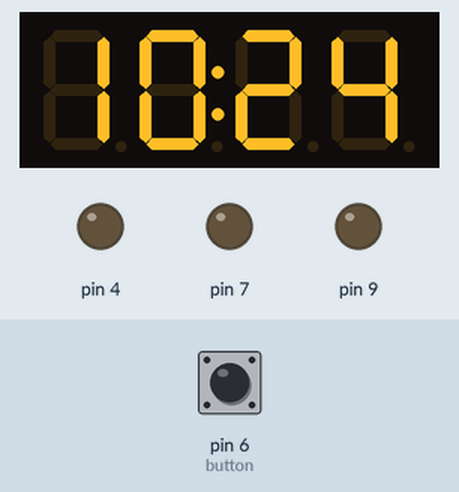
A sketch run on a simulated Arduino Nano, built with avr-gcc and run on an emulated ATmega328P. Shown: 16×9 character LCD, 4-digit seven-segment display, output pins drawn as LEDs (lit = HIGH). Inputs (shaded band) come from the test bench; at power-on: pin 6 (button) LOW. The local clock reads 2024-03-15 10:24:30 at power-on unless the sketch sets it; storage starts empty.

Above: at 4.3 s.
4.4 s: pin 6 (button) pulled HIGH for 0.15 s
At 4.99 s:
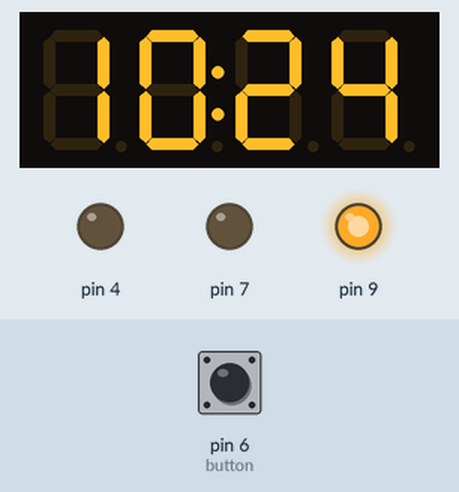
5.1 s: pin 6 (button) pulled HIGH for 3.2 s
At 5.2 s:
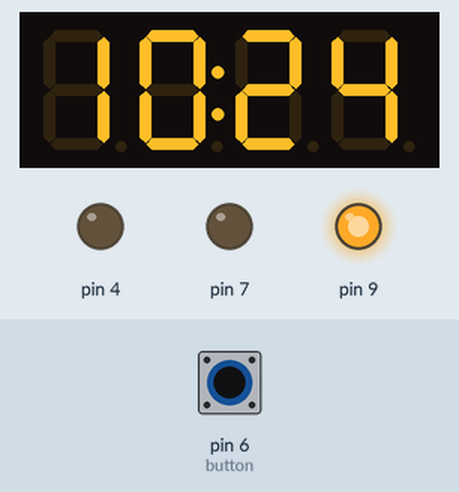
18.8 s: pin 6 (button) pulled HIGH for 1 s
At 19.3 s:
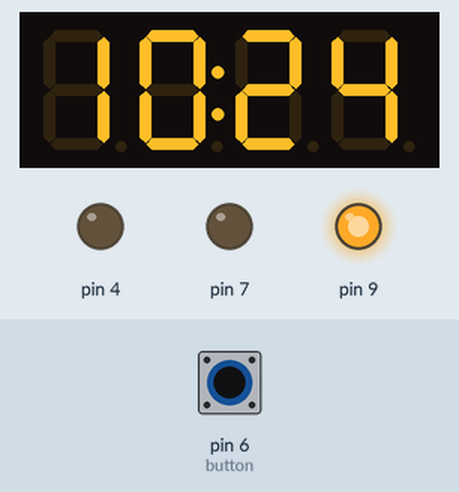
Timing chart, 0 to 21.8 s (numbered marks = the images above; inputs shaded):
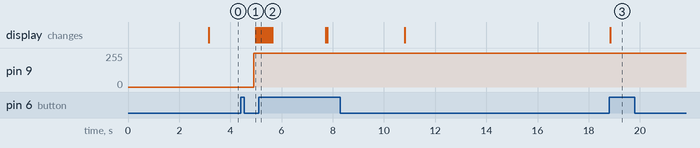

Measured:
- after the input at 4.4 s, pin 9: 0/255 → 254/255 after 0.52 s
- after the input at 5.1 s, pin 9: stays 254/255 (without the input it goes to 51/255 after 11.3 s)
- after the input at 18.8 s, pin 9: stays 254/255 (without the input it goes to 51/255 after 0.68 s)

The sketch:

Vuilmeter.ino
```cpp
/*
Name:		Vuilmeter.ino
Created:	23/05/2018 16:26
Author:	Nando Bongers
*/
#include "Timer.h"
#include "Lcd_Display.h"
#include "Bluetooth.h"
#include "Real_Time_Clock.h"
#include "Sd_Card.h"
#include "Dirt_Sensor.h"
#include "Four_Digit_Display.h"
#include "Button.h"

//Libraries
#include <LiquidCrystal_I2C.h>
#include <DS3232RTC.h>
#include <TM1637Display.h>
#include <SD.h>
#include <SPI.h>

//Button
Button button(6);

//SD Card
File file;
SD_Card sd_Card(4, &file);

//Lcd display
LiquidCrystal_I2C lcd_Lib(0x27, 16, 9);
Lcd_Display lcd_Display(&lcd_Lib, 9);

//Real time clock
Real_Time_Clock rtc;

//4 digit display / 7 segment display
TM1637Display four_Digit_Display_Lib(2, 8);
Four_Digit_Display four_Digit_Display(&four_Digit_Display_Lib);

//Dirt sensor
Dirt_Sensor dirt_Sensor(A1, 7);

//Bluetooth
Bluetooth bluetooth;

//Timer
Timer timer;
Timer error;
/////////////////////////////////////////////////////////////////////////////////////////////////////////////////////////////
void setup()
{
	//Initialisation
	//NOTE: The current order in which these functions are called is very important.
	Serial.begin(38400);
	lcd_Display.begin();
	rtc.begin();
	get_Kpi();
	get_Last_Measurement();
}
/////////////////////////////////////////////////////////////////////////////////////////////////////////////////////////////
void loop()
{
	four_Digit_Display.print(rtc.time());
	bluetooth_Communication();
	measure_Window();
	display_Control();
}
/////////////////////////////////////////////////////////////////////////////////////////////////////////////////////////////


/////////////////////////////////////////////////////////////////////////////////////////////////////////////////////////////
//
// *BLUETOOTH*
//
/////////////////////////////////////////////////////////////////////////////////////////////////////////////////////////////
/*
Handles the bluetooth communication.
@param none.
@return none.
*/
void bluetooth_Communication()
{
	while (bluetooth.data_Received())
	{
		bluetooth.read_Byte();
		if (bluetooth.total_Message_Received())
		{
			if (bluetooth.read_Message() == "bam")
			{
				send_Data();
			}
			else if (bluetooth.read_Message() == "store_kpi")
			{
				store_Kpi();
			}
			else if (bluetooth.read_Message() == "get_kpi")
			{
				send_Kpi();
			}
			else
			{
				Serial.println("bam_error");
			}
			bluetooth.delete_Message();
		}
		else
			bluetooth.add_Byte_To_Message();
	}
}
/////////////////////////////////////////////////////////////////////////////////////////////////////////////////////////////
/*
	Sends every string from dirt.txt over bluetooth.
	@param none.
	@return none.
*/
void send_Data()
{
	sd_Card.connect();
	file = sd_Card.open_File("dirt");
	if (file)
	{
		while (file.available())
		{
			Serial.println(file.readStringUntil('\n'));
		}
	}
	else
	{
		Serial.println("bam_error");
	}
	file.close();
}
/////////////////////////////////////////////////////////////////////////////////////////////////////////////////////////////
/*
Gets the kpi from the user application, stores it on the sd card and calls some functions to recalculate the new values.
Sends every string from dirt.txt over bluetooth.
@param none.
@return none.
*/
void store_Kpi()
{
	bluetooth.delete_Message();
	Serial.println("ok");

	error.reset();
	while (!bluetooth.data_Received())
	{
		if (error.seconds() > 4)
			break;
	}

	while (bluetooth.data_Received())
	{
		bluetooth.read_Byte();
		if (bluetooth.total_Message_Received())
		{
			set_Kpi(bluetooth.read_Message());
			get_Last_Measurement();
			break;
		}
		bluetooth.add_Byte_To_Message();
		delay(1);
	}
}
/////////////////////////////////////////////////////////////////////////////////////////////////////////////////////////////
/*
Sends every string from kpi.txt over bluetooth.
@param none.
@return none.
*/
void send_Kpi()
{
	sd_Card.connect();
	file = sd_Card.open_File("kpi");
	if (file)
	{
		while (file.available())
		{
			Serial.println(file.readStringUntil('\n'));
		}
	}
	else
	{
		Serial.println("bam_error");
	}
	file.close();
}
/////////////////////////////////////////////////////////////////////////////////////////////////////////////////////////////


/////////////////////////////////////////////////////////////////////////////////////////////////////////////////////////////
//
// *DISPLAY*
//
/////////////////////////////////////////////////////////////////////////////////////////////////////////////////////////////
/*
Controls the lcd display.
@param none.
@return none.
*/
void display_Control()
{
	if (lcd_Display.is_On())
	{
		if (timer.seconds() > 11)
		{
			lcd_Display.turn_Off();
		}
		else if (timer.seconds() > 7)
		{
			lcd_Display.fade_Out();
			if (button.is_Pressed())
			{
				lcd_Display.turn_On();
				timer.reset();
				delay(1000);
			}
		}
		else if (button.is_Pressed())
		{
			kpi_Screen();
			timer.reset();
			delay(3000);
			main_Screen();
		}
	}
	else
	{
		lcd_Display.clear();
		if (button.is_Pressed())
		{
			if (timer.seconds() > 20 || lcd_Display.is_First_Time())
			{
				lcd_Display.fade_In();
				home_Screen();
				delay(2000);
			}
			main_Screen();
			if (!lcd_Display.is_On())
				lcd_Display.fade_In();
			timer.reset();
		}
	}
}
/////////////////////////////////////////////////////////////////////////////////////////////////////////////////////////////
/*
Homescreen settings.
@param none.
@return none.
*/
void home_Screen()
{
	lcd_Display.clear();
	lcd_Display.set_Cursor(0, 0);
	lcd_Display.print("                 **    BAM     **");
	lcd_Display.set_Cursor(0, 1);
	lcd_Display.print("                 ** Groningen  **");

	for (int i = 0; i <= 16; i++)
	{
		lcd_Display.scroll_Display();
		delay(40);
	}
}
/////////////////////////////////////////////////////////////////////////////////////////////////////////////////////////////
/*
Mainscreen settings.
@param none.
@return none.
*/
void main_Screen()
{
	String dirt_Level = String(dirt_Sensor.dirt_Level);
	while (dirt_Level.length() < 8)
	{
		dirt_Level = ' ' + dirt_Level;
	}
	dirt_Level = dirt_Level + '%';
	lcd_Display.clear();
	lcd_Display.set_Cursor(0, 0);
	lcd_Display.print("WAARDE:" + dirt_Level);
	lcd_Display.set_Cursor(0, 1);
	lcd_Display.print("N.BONGERS       ");
}
/////////////////////////////////////////////////////////////////////////////////////////////////////////////////////////////
/*
Kpi settings.
@param none.
@return none.
*/
void kpi_Screen()
{
	String clean_Window_Value = String(dirt_Sensor.clean_Window_Value, 0);
	String dirty_Window_Value = String(dirt_Sensor.dirty_Window_Value, 0);
	while (clean_Window_Value.length() < 9)
	{
		clean_Window_Value = ' ' + clean_Window_Value;
	}
	while (dirty_Window_Value.length() < 9)
	{
		dirty_Window_Value = ' ' + dirty_Window_Value;
	}
	lcd_Display.clear();
	lcd_Display.set_Cursor(0, 0);
	lcd_Display.print("SCHOON:" + clean_Window_Value);
	lcd_Display.set_Cursor(0, 1);
	lcd_Display.print("VIES  :" + dirty_Window_Value);
}
/////////////////////////////////////////////////////////////////////////////////////////////////////////////////////////////


/////////////////////////////////////////////////////////////////////////////////////////////////////////////////////////////
//
// *SD CARD*
//
/////////////////////////////////////////////////////////////////////////////////////////////////////////////////////////////
/*
Gets the value of last stored measurement and calculates the current dirt level.
@param none.
@return none.
*/
void get_Last_Measurement()
{
	String last_Stored_String = "";
	String current_Value = "";
	int index = 0;

	sd_Card.connect();
	file = sd_Card.open_File("dirt");
	while (file.available())
	{
		last_Stored_String = file.readStringUntil('\n');
	}
	file.close();

	error.reset();
	while(last_Stored_String[index]!=',')
	{
		index++;
		if (error.seconds() > 2)
			break;
	}
	index++;
	while (index < last_Stored_String.length())
	{
		current_Value = current_Value + last_Stored_String[index];
		index++;
	}

	dirt_Sensor.current_Value = current_Value.toInt();
	dirt_Sensor.calculate_Dirt_Level();
}
/////////////////////////////////////////////////////////////////////////////////////////////////////////////////////////////
/*
Gets the kpi value that is stored in kpi.txt on the sd card of the dirt detector.
@param none.
@return none.
*/
void get_Kpi()
{
	String kpi_String = "";
	String clean_Window_Value = "";
	String dirt_Window_Value = "";
	int index = 0;

	sd_Card.connect();
	file = sd_Card.open_File("kpi");
	if (file)
	{
		kpi_String = file.readStringUntil('\n');
		error.reset();
		while (kpi_String[index] != ',')
		{
			clean_Window_Value = clean_Window_Value + kpi_String[index];
			index++;
			if (error.seconds() > 2)
				break;
		}
		index++;
		error.reset();
		while (index < kpi_String.length())
		{
			dirt_Window_Value = dirt_Window_Value + kpi_String[index];
			index++;
		}
	}
	dirt_Sensor.clean_Window_Value = clean_Window_Value.toDouble();
	dirt_Sensor.dirty_Window_Value = dirt_Window_Value.toDouble();
}
/////////////////////////////////////////////////////////////////////////////////////////////////////////////////////////////
void set_Kpi(String message)
{
	sd_Card.connect();
	sd_Card.write_Kpi("kpi", message);
	int index = 0;
	String clean_Window_Value = "";
	String dirty_Window_Value = "";

	error.reset();
	while (message[index] != ',')
	{
		clean_Window_Value = clean_Window_Value + message[index];
		index++;

		if (error.seconds() > 2)
			break;
	}
	index++;
	while (index < message.length())
	{
		dirty_Window_Value = dirty_Window_Value + message[index];
		index++;
	}
	dirt_Sensor.clean_Window_Value = clean_Window_Value.toDouble();
	dirt_Sensor.dirty_Window_Value = dirty_Window_Value.toDouble();
}
/////////////////////////////////////////////////////////////////////////////////////////////////////////////////////////////
/*
	Measures the reflection of a window at night.
	the results are being stored to the sd card.
	@param none.
	@return none.
*/
void measure_Window()
{
	// If the time is 1:00 AM
	if (rtc.time() == 100)
	{
		dirt_Sensor.measure();
		sd_Card.connect();
		sd_Card.write_Measurement("dirt", rtc.date(), dirt_Sensor.current_Value);
	}
}
/////////////////////////////////////////////////////////////////////////////////////////////////////////////////////////////
```

Bluetooth.cpp
```cpp
//
//
//

#include "Bluetooth.h"
/*
	CONSTRUCTOR
*/
Bluetooth::Bluetooth()
{
	_message = "";
}
/////////////////////////////////////////////////////////////////////////////////////////////////////////////////////////////
/*
	Checks if there is data in the serial recaive buffer.
	@param none.
	@return returns true if there's data in the serial receive buffer.
*/
bool Bluetooth::data_Received()
{
	bool data_Received;

	if (Serial.available() > 0)
		data_Received = true;
	else
		data_Received = false;
	return data_Received;
}
/////////////////////////////////////////////////////////////////////////////////////////////////////////////////////////////
/*
	Reads the first byte in the receive buffer and
	stores it in _incomming_Byte.
	@param none.
	@return none.
*/
void Bluetooth::read_Byte()
{
	_incomming_Byte = Serial.read();
}
/////////////////////////////////////////////////////////////////////////////////////////////////////////////////////////////
/*
	Checks if the end of the line is reached.
	@param none.
	@return returns true if the end of the line has reached.
*/
bool Bluetooth::total_Message_Received()
{
	bool total_Message_Received = false;
	if (_incomming_Byte == '\n')
		total_Message_Received = true;
	else
		total_Message_Received = false;
	return total_Message_Received;
}
/////////////////////////////////////////////////////////////////////////////////////////////////////////////////////////////
/*
	Reads the constructed message.
	@param none.
	@return returns the message as a string.
*/
String Bluetooth::read_Message()
{
	return _message;
}
/////////////////////////////////////////////////////////////////////////////////////////////////////////////////////////////
/*
	Empty the message string.
	@param none.
	@return none.
*/
void Bluetooth::delete_Message()
{
	_message = "";
}
/////////////////////////////////////////////////////////////////////////////////////////////////////////////////////////////
/*
	Fills the string with bytes.
	@param none.
	@return none.
*/
void Bluetooth::add_Byte_To_Message()
{
	_message = _message + _incomming_Byte;
}
/////////////////////////////////////////////////////////////////////////////////////////////////////////////////////////////
```

Bluetooth.h
```cpp
// Bluetooth.h

#ifndef _BLUETOOTH_h
#define _BLUETOOTH_h

#if defined(ARDUINO) && ARDUINO >= 100
	#include "arduino.h"
#else
	#include "WProgram.h"
#endif
class Bluetooth
{
public:
	Bluetooth();
	String read_Message();
	bool data_Received();
	bool total_Message_Received();
	void read_Byte();
	void add_Byte_To_Message();
	void delete_Message();

private:
	char _incomming_Byte;
	String _message;
};

#endif
```

Button.cpp
```cpp
//
//
//

#include "Button.h"
/*
	CONSTRUCTOR
	@param digital input pin number of the arduino nano
		   where the button is attached to.
*/
Button::Button(uint8_t pin)
{
	_pin = pin;
	pinMode(_pin, INPUT);
}
/////////////////////////////////////////////////////////////////////////////////////////////////////////////////////////////
/*
	Checks if the button is pressed.
	@param none.
	@return returns true if the button is pressed.
*/
bool Button::is_Pressed()
{
	bool return_Value;
	if (digitalRead(_pin))
	{
		return_Value = true;
	}
	else
	{
		return_Value = false;
	}
	return return_Value;
}
/////////////////////////////////////////////////////////////////////////////////////////////////////////////////////////////
```

Button.h
```cpp
// Button.h

#ifndef _BUTTON_h
#define _BUTTON_h

#if defined(ARDUINO) && ARDUINO >= 100
	#include "arduino.h"
#else
	#include "WProgram.h"
#endif

class Button
{
public:
	Button(uint8_t pin);
	bool is_Pressed();
private:
	uint8_t _pin;
};

#endif
```

Dirt_Sensor.cpp
```cpp
//
//
//

#include "Dirt_Sensor.h"
/*
	CONSTRUCTOR
	@param analog input pin of the Arduino where the
				  sensor output is attached to. Digital
				  output pin of the Arduino where the internal
				  IR led of the sensor is attached to.
*/
Dirt_Sensor::Dirt_Sensor(uint8_t sensor_Pin, uint8_t ir_Pin)
{
	_sensor_Pin = sensor_Pin;
	_ir_Pin = ir_Pin;

	pinMode(_sensor_Pin, INPUT);
	pinMode(_ir_Pin, OUTPUT);
}
/////////////////////////////////////////////////////////////////////////////////////////////////////////////////////////////
/*
	Measures the reflection of the window at night
	by shining the IR led and calculating the avarage
	output value of the sensor. When the measurement is
	finished, the new dirt level will calculated.
	@param none.
	@return none.
*/
void Dirt_Sensor::measure()
{
	//Set the amount of samples
	const int samples = 10;
	long int total;

	//Turn ir on and wait 1 minute
	_ir_On();
	delay(60000);

	//Measure the sensor and take an avarage
	for (int i = 0; i < samples; i++)
	{
		current_Value = analogRead(_sensor_Pin);
		total = total + current_Value;

		delay(1);
	}
	current_Value = total / samples;
	calculate_Dirt_Level();

	//Turn ir off
	_ir_Off();
}
/////////////////////////////////////////////////////////////////////////////////////////////////////////////////////////////
/*
	Turn on the internal IR led of the sensor.
	@param none.
	@return none.
*/
void Dirt_Sensor::_ir_On()
{
	digitalWrite(_ir_Pin, HIGH);
}
/////////////////////////////////////////////////////////////////////////////////////////////////////////////////////////////
/*
	Turn off the internal IR led of the sensor.
	@param none.
	@return none.
*/
void Dirt_Sensor::_ir_Off()
{
	digitalWrite(_ir_Pin, LOW);
}
/////////////////////////////////////////////////////////////////////////////////////////////////////////////////////////////
/*
	Calculates the dirt level in percentages.
	@param none.
	@return none.
*/
void Dirt_Sensor::calculate_Dirt_Level()
{
	//Serial.print("Current value: ");
	//Serial.println(current_Value);

	//Serial.print("Clean window: ");
	//Serial.println(clean_Window_Value);

	//Serial.print("Dirty window: ");
	//Serial.println(dirty_Window_Value);

	if (current_Value <= clean_Window_Value)
	{
		dirt_Level = 0;
	}
	else if (current_Value >= dirty_Window_Value)
	{
		dirt_Level = 100;
	}
	else
	{
		dirt_Level = 100 * ((current_Value - clean_Window_Value) / (dirty_Window_Value - clean_Window_Value));
	}
}
/////////////////////////////////////////////////////////////////////////////////////////////////////////////////////////////
```

Dirt_Sensor.h
```cpp
// Dirt_Sensor.h

#ifndef _DIRT_SENSOR_h
#define _DIRT_SENSOR_h

#if defined(ARDUINO) && ARDUINO >= 100
	#include "arduino.h"
#else
	#include "WProgram.h"
#endif
class Dirt_Sensor
{
public:
	Dirt_Sensor(uint8_t sensor_Pin, uint8_t ir_Pin);
	void measure();
	void calculate_Dirt_Level();

	double clean_Window_Value;
	double dirty_Window_Value;
	double current_Value;
	double dirt_Level;

private:
	void _ir_On();
	void _ir_Off();
	uint8_t _sensor_Pin;
	uint8_t _ir_Pin;
};

#endif
```

Four_Digit_Display.cpp
```cpp
//
//
//

#include "Four_Digit_Display.h"
/*
	CONSTRUCTOR
	@param pointer of an TM1637Display object.
*/
Four_Digit_Display::Four_Digit_Display(TM1637Display *temp_P_Four_Digit_Display_Lib)
{
	_p_Four_Digit_Display_Lib = temp_P_Four_Digit_Display_Lib;
	_p_Four_Digit_Display_Lib->setBrightness(0x0f);
}
/////////////////////////////////////////////////////////////////////////////////////////////////////////////////////////////
/*
Prints a four-digit number with points in between the middle.
@param the time.
@return none
*/
void Four_Digit_Display::print(int time)
{
	_p_Four_Digit_Display_Lib->showNumberDecEx(time, (0x80 >> 1), false, 4);
}
/////////////////////////////////////////////////////////////////////////////////////////////////////////////////////////////
```

Four_Digit_Display.h
```cpp
// Four_Digit_Display.h

#ifndef FOUR_DIGIT_DISPLAY_h
#define FOUR_DIGIT_DISPLAY_h

#if defined(ARDUINO) && ARDUINO >= 100
	#include "arduino.h"
	#include <TM1637Display.h>
#else
	#include "WProgram.h"
#endif
class Four_Digit_Display
{
public:
	Four_Digit_Display(TM1637Display *p_Four_Digit_Display_Lib);
	void print(int time);
private:
	TM1637Display * _p_Four_Digit_Display_Lib;
};

#endif
```

Real_Time_Clock.h
```cpp
// Real_Time_Clock.h

#ifndef _REAL_TIME_CLOCK_h
#define _REAL_TIME_CLOCK_h

#if defined(ARDUINO) && ARDUINO >= 100
	#include "arduino.h"
	#include <DS3232RTC.h>
#else
	#include "WProgram.h"
#endif

class Real_Time_Clock
{
public:
	void begin();
	int time();
	String date();
};

#endif
```

Source omitted: Real_Time_Clock.cpp (1113 bytes), Sd_Card.cpp (1739 bytes), Sd_Card.h (490 bytes), Timer.cpp (953 bytes), Timer.h (301 bytes), Lcd_Display.cpp (4127 bytes), Lcd_Display.h (718 bytes)
